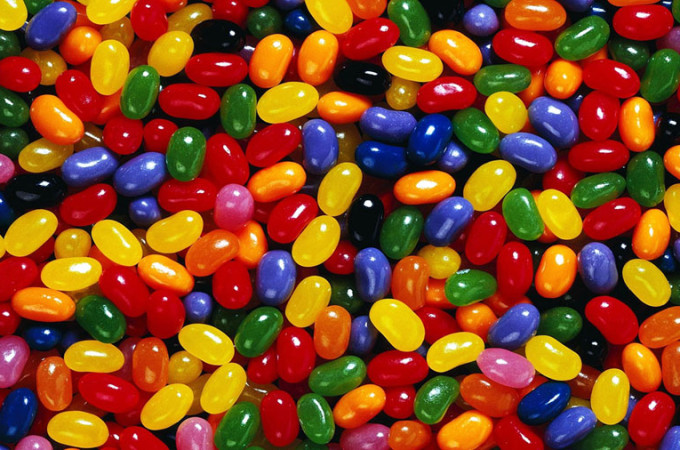
#> input picture Images/Jelly Beans.jpg, 680 x 450 px
$ python bean_counter.py
#> lines starting #> are read from the running program, lines starting #| are printed output that depends on the picture
### colour_helper.py
# Colour Helper
# Functions that help wither colours


def pixel_to_name(pixel: tuple) -> str:
    """Given a 3-tuple, return a string representing
    its colour

    Params:
        pixel = 3-tuple of values (red, green, blue)

    Returns:
        name of the colour
    """
    red, green, blue = pixel

    # TODO: detect jelly bean green
    if red < 200 and blue < 200 and green > 220:
        return "green"
    elif red > 170 and green < 60 and blue < 60:
        return "red"
    elif red < 60 and green > 80 and blue < 60:
        return "jelly bean green"
    else:
        return "colour unknown"


print(pixel_to_name((180, 3, 2)))
print(pixel_to_name((255, 255, 255)))


# [47 lines left out: functions is_light, pixel_to_grayscale, pixel_to_random_effect, not called in this run]

### bean_counter.py
# Jelly Bean Colour Counter
# Author: Ubial
# 9 January 2024

# Version 0.1
#  - Count red pixels/beans
#  - Report on the percentage of all red beans
# Version 0.2
#  - Count green pixels/beans
#  - Report on the %age of all green beans

from PIL import Image

import colour_helper

RED_PIXEL = (160, 0, 0)
GREEN_PIXEL = (0, 160, 0)

jelly_bean_img = Image.open("./Images/Jelly Beans.jpg")
#> jelly_bean_img is the input picture: PIL image 680x450 RGB; mean R, G, B 133.4, 70.9, 31.9

red_pixels = []
green_pixels = []

# Visit every pixel in the image
for y in range(jelly_bean_img.height):
    for x in range(jelly_bean_img.width):
        # Get the pixel information
        current_pixel = jelly_bean_img.getpixel((x, y))

        # Detect the current pixel's colour
        if colour_helper.pixel_to_name(current_pixel) == "red":
            red_pixels.append((x, y))
        elif colour_helper.pixel_to_name(current_pixel) == "jelly bean green":
            green_pixels.append((x, y))

# Create a map of all red pixels "found"
# Create a new image that stores the map
#   - the new image should be the same size as original
orig_image_width = jelly_bean_img.width
orig_image_height = jelly_bean_img.height

green_pixel_map = Image.new("RGB", (orig_image_width, orig_image_height))
#> green_pixel_map: PIL image 680x450 RGB; every value is 0

# For every pixel location in the red_pixels list
# Place a red pixel at that location
for pixel_loc in green_pixels:
    green_pixel_map.putpixel(pixel_loc, GREEN_PIXEL)
#> this loop made 17523 passes
#> pixel_loc on passes 1 to 3: (25, 0), (26, 0), (27, 0)
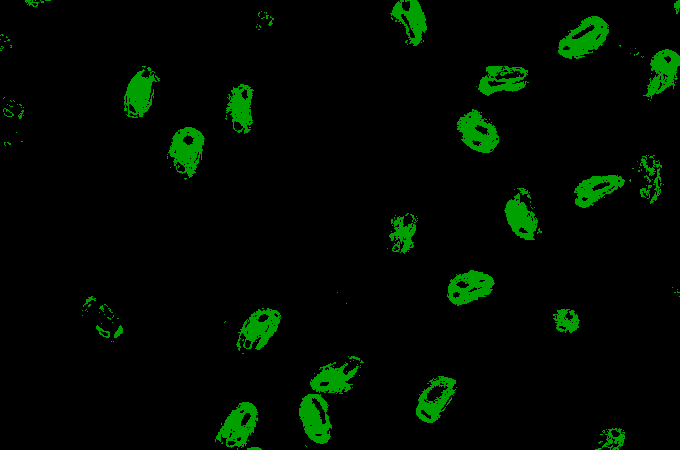
#> green_pixel_map: PIL image 680x450 RGB; mean R, G, B 0, 9.2, 0

# Save the image
green_pixel_map.save("./Images/green_pixel_map.jpg")
green_pixel_map.close()

# Count all the locations of red pixels
red_pixel_count = len(red_pixels)
green_pixel_count = len(green_pixels)
total_pixels = jelly_bean_img.width * jelly_bean_img.height

# Divide by the total pixels in the image
red_pixel_percentage = red_pixel_count / total_pixels * 100
green_pixel_percentage = green_pixel_count / total_pixels * 100

# Generate the report
print(f"Red Jelly Beans: {round(red_pixel_percentage, 2)}%")
#| Red Jelly Beans: 15.23%
print(f"Green Jelly Beans: {round(green_pixel_percentage, 2)}%")
#| Green Jelly Beans: 5.73%

jelly_bean_img.close()
